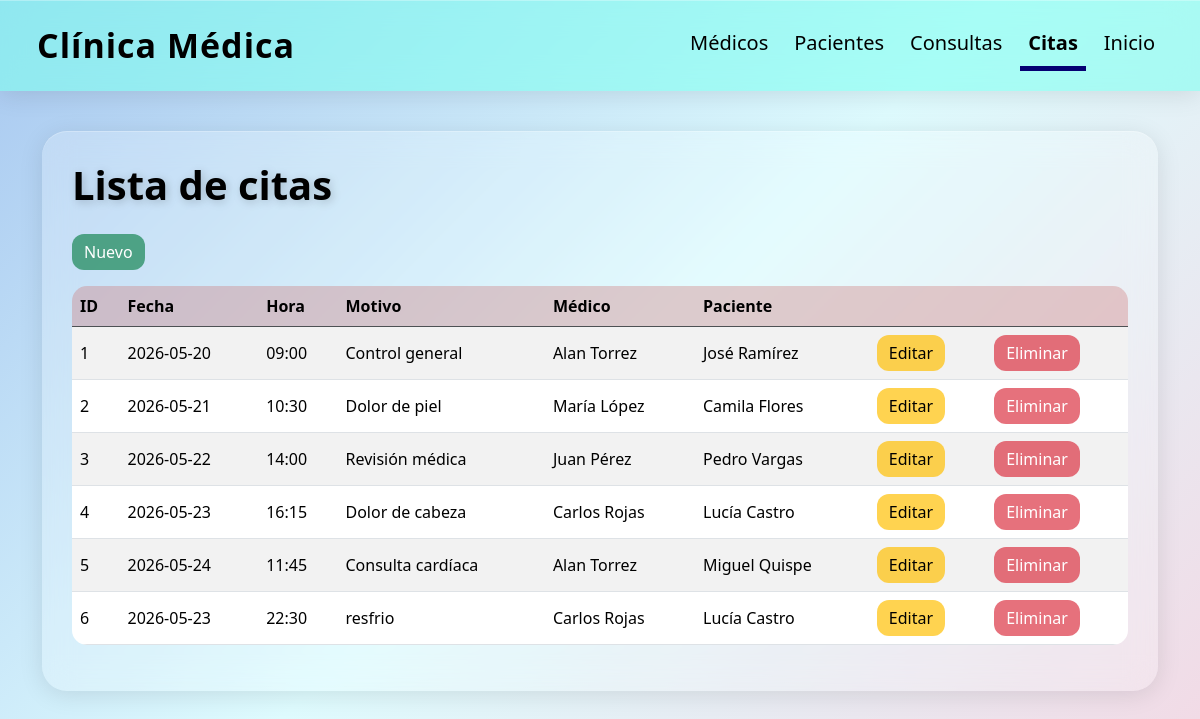
Page /citas/ on the committed database.
### models/cita_model.py (models this page shows, shortened)
class Cita(db.Model):
    __tablename__ = "citas"
    id = db.Column(db.Integer, primary_key=True)
    fecha = db.Column(db.String(20), nullable=False)
    hora = db.Column(db.String(10), nullable=False)
    motivo = db.Column(db.String(10), nullable=False)
    id_medico = db.Column(db.Integer, db.ForeignKey("medicos.id"), nullable=False)
    id_paciente = db.Column(db.Integer, db.ForeignKey("pacientes.id"), nullable=False)
    medico = db.relationship("Medico")
    paciente = db.relationship("Paciente")
    @staticmethod
    def get_all():
        return Cita.query.all()

### models/medico_model.py (models this page shows, shortened)
class Medico(db.Model):
    __tablename__ = "medicos"
    id = db.Column(db.Integer, primary_key=True)
    nombre = db.Column(db.String(100), nullable=False)
    especialidad = db.Column(db.String(100), nullable=False)
    telefono = db.Column(db.String(20), nullable=False)
    correo = db.Column(db.String(100), nullable=False)
    consultas = db.relationship("Consulta", back_populates="medico")

### models/paciente_model.py (models this page shows, shortened)
class Paciente(db.Model):
    __tablename__ = "pacientes"
    id = db.Column(db.Integer, primary_key=True)
    nombre = db.Column(db.String(100), nullable=False)
    edad = db.Column(db.Integer, nullable=False)
    direccion = db.Column(db.String(150), nullable=False)
    telefono = db.Column(db.String(20), nullable=False)
    consultas = db.relationship("Consulta", back_populates="paciente")

### controllers/cita_controller.py (the view)
@cita_bp.route("/")
def index():
    citas = Cita.get_all()
    return cita_view.list(citas)

### run.py (called while the page is built)
@app.context_processor
def inject_active_path():
    def is_active(path):
        return "active" if request.path == path else ""
    return dict(is_active=is_active)

### views/cita_view.py (called while the page is built)
def list(citas):
    return render_template("citas/index.html", citas=citas)

### templates/citas/index.html (shortened to what this page needs)
{% extends "base.html" %}
{% block content %}
<h1>Lista de citas</h1>
<a href="{{ url_for('cita.create') }}" class="btn btn-success mb-3">
    Nuevo
</a>
<table class="table table-striped">
    <thead class="table-dark">
        <tr>
            <th>ID</th>
            <th>Fecha</th>
            <th>Hora</th>
            <th>Motivo</th>
            <th>Médico</th>
            <th>Paciente</th>
            <th></th>
            <th></th>
        </tr>
    </thead>
    <tbody>
        {% for item in citas %}
        <tr>
            <td>{{ item.id }}</td>
            <td>{{ item.fecha }}</td>
            <td>{{ item.hora }}</td>
            <td>{{ item.motivo }}</td>
            <td>
                {{ item.medico.nombre }}
            </td>
            <td>
                {{ item.paciente.nombre }}
            </td>
            <td>
                <a href="{{ url_for('cita.edit', id=item.id) }}" class="btn btn-warning">
                    Editar
                </a>
            </td>
            <td>
                <a href="{{ url_for('cita.delete', id=item.id) }}"
                    onclick="return confirm('¿Estás seguro de que deseas eliminar esta cita?');" class="btn btn-danger">
                    Eliminar
                </a>
            </td>
        </tr>
        {% endfor %}
    </tbody>
</table>
{% endblock %}

### templates/base.html (style rules this page uses)
* { margin: 0; padding: 0; box-sizing: border-box; }
body { background: linear-gradient(135deg, #a8c8f0 0%, #defbfe 50%, #f3d8e4 100%); min-height: 100vh; font-family: 'Segoe UI', sans-serif; }
h1 { color: rgb(0, 0, 0); font-weight: bold; margin-bottom: 25px; text-shadow: 2px 2px 10px rgba(0, 0, 0, 0.2); }
table { background: rgba(255, 255, 255, 0.15); border-radius: 15px; overflow: hidden; }
th { background: rgba(185, 60, 60, 0.25) !important; color: rgb(0, 0, 0) !important; }
td { color: rgb(0, 0, 0) !important; vertical-align: middle; }
::placeholder { color: rgba(0, 0, 0, 0.7) !important; }
.btn { border-radius: 12px; transition: 0.2s ease; }
.btn-success { background: rgba(25, 135, 84, 0.7); border: none; }
.btn-warning { background: rgba(255, 193, 7, 0.7); border: none; color: rgb(0, 0, 0); }
.btn-danger { background: rgba(220, 53, 69, 0.7); border: none; }

### rows in the picture
Cita: id "1", fecha "2026-05-20", hora "09:00", motivo "Control general", medico.nombre "Alan Torrez", paciente.nombre "José Ramírez"
Cita: id "2", fecha "2026-05-21", hora "10:30", motivo "Dolor de piel", medico.nombre "María López", paciente.nombre "Camila Flores"
Cita: id "3", fecha "2026-05-22", hora "14:00", motivo "Revisión médica", medico.nombre "Juan Pérez", paciente.nombre "Pedro Vargas"
Cita: id "4", fecha "2026-05-23", hora "16:15", motivo "Dolor de cabeza", medico.nombre "Carlos Rojas", paciente.nombre "Lucía Castro"
Cita: id "5", fecha "2026-05-24", hora "11:45", motivo "Consulta cardíaca", medico.nombre "Alan Torrez", paciente.nombre "Miguel Quispe"
Cita: id "6", fecha "2026-05-23", hora "22:30", motivo "resfrio", medico.nombre "Carlos Rojas", paciente.nombre "Lucía Castro"
